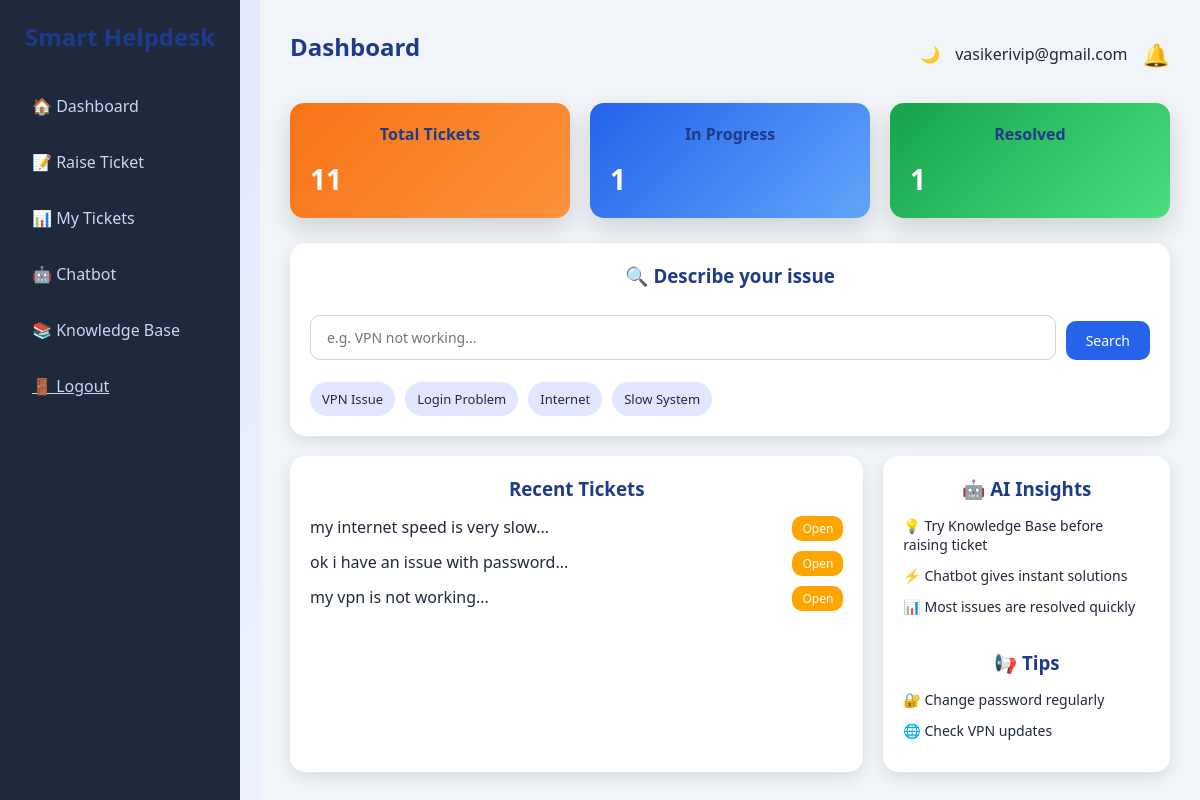
Page /user (signed in) on the committed database.
### app.py (models this page shows)
class User(db.Model):
    id = db.Column(db.Integer, primary_key=True)
    email = db.Column(db.String(120), unique=True, nullable=False)
    password = db.Column(db.String(200), nullable=False)
    role = db.Column(db.String(20), nullable=False)

class Ticket(db.Model):
    id = db.Column(db.Integer, primary_key=True)
    user_id = db.Column(db.Integer, db.ForeignKey('user.id'), nullable=False)
    description = db.Column(db.Text, nullable=False)
    category = db.Column(db.String(100), nullable=False)
    priority = db.Column(db.String(50), nullable=False, default="Medium")
    status = db.Column(db.String(50), nullable=False, default="Open")
    created_at = db.Column(db.DateTime, default=datetime.utcnow)
    user = db.relationship('User', backref=db.backref('tickets', lazy=True))

### app.py (the view)
@app.route("/user")
def user_dashboard():
    if "user" not in session:
        return redirect(url_for("home"))
    user = User.query.filter_by(email=session["user"]).first()
    tickets = Ticket.query.filter_by(user_id=user.id).all()
    total_tickets = len(tickets)
    in_progress = len([t for t in tickets if t.status == "In Progress"])
    resolved = len([t for t in tickets if t.status == "Resolved"])
    recent_tickets = Ticket.query.filter_by(user_id=user.id) \
        .order_by(Ticket.created_at.desc()) \
        .limit(3).all()
    receiver_id = session.get("user_id")
    if not receiver_id:
        return redirect(url_for("home"))
    notifications = Notification.query.filter_by(
        receiver_id=receiver_id
    ).order_by(Notification.created_at.desc()).limit(5).all()
    unread_count = Notification.query.filter_by(
        receiver_id=receiver_id,
        is_read=False
    ).count()
    return render_template(
        "user_dashboard.html",
        email=session["user"],
        total_tickets=total_tickets,
        in_progress=in_progress,
        resolved=resolved,
        recent_tickets=recent_tickets,
        notifications=notifications,
        unread_count=unread_count
    )

### templates/user_dashboard.html (shortened to what this page needs)
<!DOCTYPE html>
<html>
<head>
    <link rel="stylesheet" href="{{ url_for('static', filename='style.css') }}">
</head>
<body>
<div class="main-container">
    <div class="sidebar">
        <h2>Smart Helpdesk</h2>
        <a onclick="loadPage('/user')">🏠 Dashboard</a>
        <a onclick="loadPage('/raise-ticket')">📝 Raise Ticket</a>
        <a onclick="loadPage('/my-tickets')">📊 My Tickets</a>
        <a onclick="loadPage('/chatbot')">🤖 Chatbot</a>
        <a onclick="loadPage('/user-knowledge-base')">📚 Knowledge Base</a>
        <a href="/logout">🚪 Logout</a>
    </div>
    <div class="content">
        <div class="topbar">
            <h2>Dashboard</h2>
            <div class="top-icons">
                <div onclick="toggleDarkMode()" style="cursor:pointer;">
                    🌙
                </div>
                <div>{{ email }}</div>
                <div class="notification-bell" onclick="toggleNotifications(event)">
                    🔔
                </div>
            </div>
        </div>
        <div class="stats-grid">
            <div class="stat-card open">
                <h3>Total Tickets</h3>
                <p>{{ total_tickets }}</p>
            </div>
            <div class="stat-card progress">
                <h3>In Progress</h3>
                <p>{{ in_progress }}</p>
            </div>
            <div class="stat-card resolved">
                <h3>Resolved</h3>
                <p>{{ resolved }}</p>
            </div>
        </div>
        <div class="panel">
    <h3>🔍 Describe your issue</h3>
    <form action="/user-knowledge-base" method="GET" class="search-box">
        <input type="text" id="searchInput" name="search" placeholder="e.g. VPN not working...">
        <button type="submit">Search</button>
    </form>
    <br>
    <div class="suggestions">
        <span onclick="quickSearch('vpn issue')">VPN Issue</span>
        <span onclick="quickSearch('login problem')">Login Problem</span>
        <span onclick="quickSearch('internet not working')">Internet</span>
        <span onclick="quickSearch('system slow')">Slow System</span>
    </div>
</div>
        <div class="bottom-grid">
            <div class="panel">
                <h3>Recent Tickets</h3>
                {% if recent_tickets %}
                    {% for ticket in recent_tickets %}
                        <div class="ticket-item">
                            <div>
                                {{ ticket.description[:40] }}...
                            </div>
                            <span class="tag {{ ticket.status | lower }}">
                                {{ ticket.status }}
                            </span>
                        </div>
                    {% endfor %}
                {% else %}
                    <p>No tickets yet.</p>
                {% endif %}
            </div>
            <div class="panel">
                <h3>🤖 AI Insights</h3>
                <ul>
                    <li>💡 Try Knowledge Base before raising ticket</li>
                    <li>⚡ Chatbot gives instant solutions</li>
                    <li>📊 Most issues are resolved quickly</li>
                </ul>
                <br>
                <h3>📢 Tips</h3>
                <ul>
                    <li>🔐 Change password regularly</li>
                    <li>🌐 Check VPN updates</li>
                </ul>
            </div>
        </div>
    </div>
</div>
</body>
</html>

### static/style.css (style rules this page uses)
* { margin: 0; padding: 0; box-sizing: border-box; font-family: "Segoe UI", Arial, sans-serif; }
body { min-height: 100vh; background: linear-gradient(135deg, #e0e7ff, #f8fafc); color: #1f2937; }
h2, h3 { text-align: center; margin-bottom: 15px; color: #1e3a8a; }
input, textarea, select { width: 100%; padding: 12px; margin-top: 12px; border-radius: 8px; border: 1px solid #c7d2fe; font-size: 14px; }
button { padding: 12px; margin-top: 18px; background: #2563eb; color: white; border: none; border-radius: 8px; font-size: 15px; cursor: pointer; }
form button { width: auto; }
.stats-grid { display: grid; grid-template-columns: repeat(auto-fit, minmax(180px, 1fr)); gap: 20px; margin-bottom: 40px; }
.stat-card { padding: 20px; border-radius: 14px; color: white; box-shadow: 0 10px 25px rgba(0,0,0,0.15); transition: transform 0.3s; }
.stat-card h3 { font-size: 16px; }
.stat-card p { font-size: 28px; font-weight: bold; margin-top: 10px; }
.stat-card.open { background: linear-gradient(135deg, #f97316, #fb923c); }
.stat-card.progress { background: linear-gradient(135deg, #2563eb, #60a5fa); }
.stat-card.resolved { background: linear-gradient(135deg, #16a34a, #4ade80); }
.bottom-grid { display: grid; grid-template-columns: repeat(auto-fit, minmax(300px, 1fr)); gap: 25px; margin-top: 50px; }
.panel { background: white; padding: 25px; border-radius: 16px; box-shadow: 0 10px 25px rgba(0,0,0,0.1); }
.panel ul { list-style: none; margin-top: 15px; }
.panel li { margin-bottom: 10px; font-size: 14px; }
.tag { padding: 4px 10px; border-radius: 20px; font-size: 12px; color: white; }
.tag.open { background: #f97316; }
.panel li { margin-bottom: 12px; font-size: 14px; }
.tag.open { background: #2563eb; color: white; }
.top-icons { position: relative; display: flex; align-items: center; gap: 15px; }
.topbar { display: flex; justify-content: space-between; align-items: center; }
.notification-bell { position: relative; font-size: 22px; cursor: pointer; }

### templates/user_dashboard.html (style rules this page uses)
.main-container { display: flex; }
.sidebar { width: 240px; height: 100vh; background: #1e293b; color: white; padding: 20px; position: fixed; }
.sidebar h2 { margin-bottom: 30px; }
.sidebar a { display: block; padding: 12px; margin-bottom: 10px; border-radius: 10px; color: #cbd5f5; }
.content { margin-left: 260px; padding: 30px; background: #f1f5f9; min-height: 100vh; width: 100%; }
.topbar { display: flex; justify-content: space-between; margin-bottom: 25px; }
.stats-grid { display: grid; grid-template-columns: repeat(3, 1fr); gap: 20px; margin-bottom: 25px; }
.panel { padding: 20px; border-radius: 15px; background: white; color: #1e293b; box-shadow: 0 5px 15px rgba(0,0,0,0.1); }
.search-box { display: flex; align-items: center; gap: 10px; }
.search-box input { flex: 1; padding: 12px 16px; border-radius: 10px; border: 1px solid #cbd5e1; font-size: 14px; min-width: 0; }
.search-box button { padding: 10px 20px; border-radius: 10px; border: none; background: #2563eb; color: white; font-size: 14px; cursor: pointer; width: auto; }
.suggestions { display: flex; gap: 10px; flex-wrap: wrap; }
.suggestions span { background: #e0e7ff; padding: 8px 12px; border-radius: 20px; cursor: pointer; font-size: 13px; }
.bottom-grid { display: grid; grid-template-columns: 2fr 1fr; gap: 20px; margin-top: 20px; }
.tag { padding: 4px 10px; border-radius: 10px; font-size: 12px; color: white; }
.tag.open { background: orange; }
.ticket-item { display: flex; justify-content: space-between; margin-bottom: 10px; }

### rows in the picture
User: email "vasikerivip@gmail.com"
Ticket: description "my internet speed is very slow", status "Open"
Ticket: description "ok i have an issue with password", status "Open"
Ticket: description "my vpn is not working", status "Open"

### other values in the picture
{{ total_tickets }} "11"
{{ in_progress }} "1"
{{ resolved }} "1"
